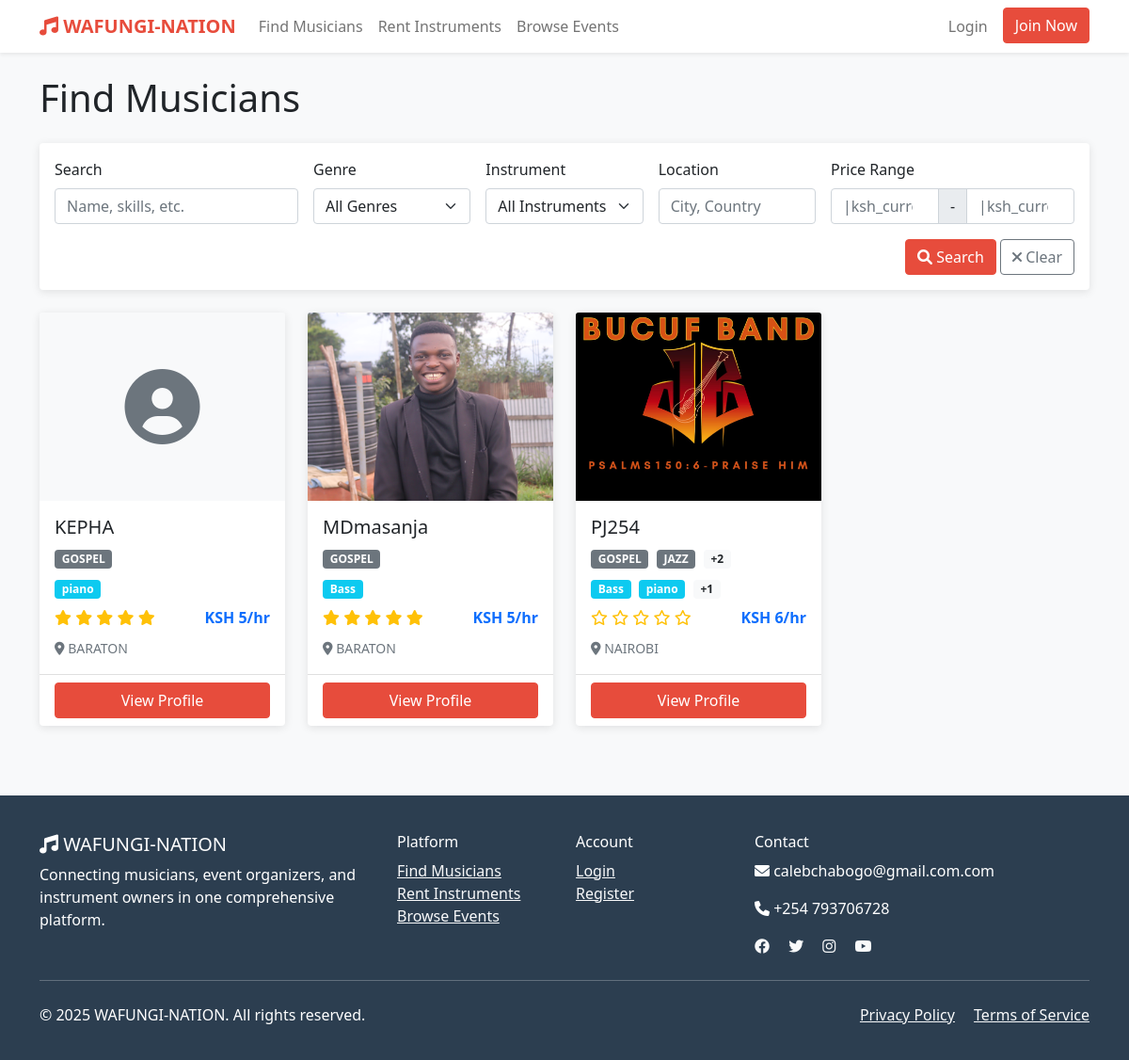
The page /musicians/ on the database as committed earlier.
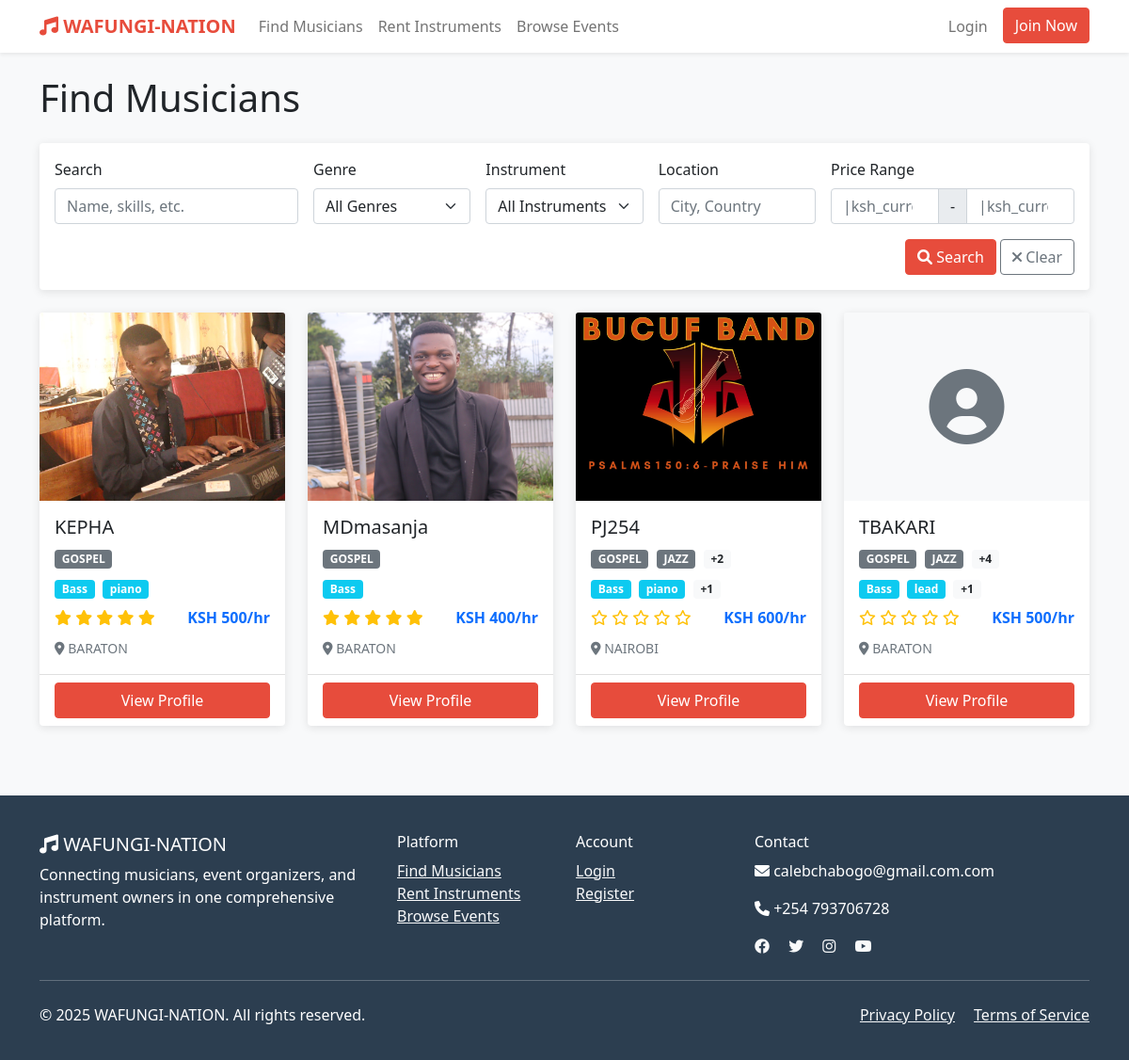
The same page on the database as committed later.
### wafungi/models.py (models this page shows, shortened)
class MusicianProfile(models.Model):
    user = models.OneToOneField(User, on_delete=models.CASCADE)
    stage_name = models.CharField(max_length=100, blank=True)
    genres = models.ManyToManyField(Genre)
    instruments = models.ManyToManyField(Instrument)
    experience_years = models.PositiveIntegerField(default=0)
    hourly_rate = models.DecimalField(max_digits=10, decimal_places=2, default=0)
    availability_status = models.BooleanField(default=True)
    portfolio_url = models.URLField(blank=True)
    sample_audio = models.FileField(upload_to='audio_samples/', blank=True, null=True)
    rating = models.DecimalField(max_digits=3, decimal_places=2, default=0.0)
    total_gigs = models.PositiveIntegerField(default=0)

class User(AbstractUser):
    USER_TYPES = (
        ('musician', 'Musician'),
        ('organizer', 'Event Organizer'),
        ('instrument_owner', 'Instrument Owner'),
        ('client', 'Client'),
    )
    user_type = models.CharField(max_length=20, choices=USER_TYPES)
    phone = models.CharField(max_length=15, blank=True)
    location = models.CharField(max_length=100, blank=True)
    profile_picture = models.ImageField(upload_to='profiles/', blank=True, null=True)
    bio = models.TextField(blank=True)
    is_verified = models.BooleanField(default=False)
    created_at = models.DateTimeField(auto_now_add=True)
    updated_at = models.DateTimeField(auto_now=True)

class Genre(models.Model):
    name = models.CharField(max_length=50, unique=True)
    description = models.TextField(blank=True)

class Instrument(models.Model):
    name = models.CharField(max_length=50, unique=True)
    category = models.CharField(max_length=50)

### wafungi/views.py (the view, shortened to what this page needs)
# urls.py: path('musicians/', views.search_musicians, name='search_musicians'),
def search_musicians(request):
    musicians = MusicianProfile.objects.filter(availability_status=True)
    query = request.GET.get('q')
    genre = request.GET.get('genre')
    instrument = request.GET.get('instrument')
    location = request.GET.get('location')
    min_rate = request.GET.get('min_rate')
    max_rate = request.GET.get('max_rate')
    if genre:
        musicians = musicians.filter(genres__id=genre)
    if instrument:
        musicians = musicians.filter(instruments__id=instrument)
    if location:
        musicians = musicians.filter(user__location__icontains=location)
    if min_rate:
        try:
            musicians = musicians.filter(hourly_rate__gte=float(min_rate))
        except (ValueError, TypeError):
            pass
    if max_rate:
        try:
            musicians = musicians.filter(hourly_rate__lte=float(max_rate))
        except (ValueError, TypeError):
            pass
    musicians = musicians.distinct().order_by('-rating', '-user__date_joined')
    paginator = Paginator(musicians, 12)
    page_number = request.GET.get('page')
    page_obj = paginator.get_page(page_number)
    context = {
        'page_obj': page_obj,
        'genres': Genre.objects.all(),
        'instruments': Instrument.objects.all(),
        'current_filters': {
            'q': query or '',
            'genre': genre or '',
            'instrument': instrument or '',
            'location': location or '',
            'min_rate': min_rate or '',
            'max_rate': max_rate or '',
        }
    }
    return render(request, 'wafungi/search_musicians.html', context)

### wafungi/templatetags/wafungi_filters.py (called while the page is built)
@register.filter
def ksh_currency(value):
    try:
        return f"KSH {float(value):,.0f}"
    except (ValueError, TypeError):
        return "KSH 0"

### templates/wafungi/search_musicians.html (shortened to what the changed rows need)
{% extends 'base.html' %}
{% load wafungi_filters %}
{% block content %}
<div class="container py-4">
    <div class="row">
        <div class="col-12">
            <h1 class="mb-4">Find Musicians</h1>
        </div>
    </div>
    <div class="row g-4">
        {% if page_obj %}
            {% for musician in page_obj %}
                <div class="col-md-4 col-lg-3">
                    <div class="card h-100 musician-card">
                        {% if musician.user.profile_picture %}
                            <img src="{{ musician.user.profile_picture.url }}" class="card-img-top" alt="{{ musician.stage_name }}">
                        {% else %}
                            <div class="card-img-top bg-light d-flex align-items-center justify-content-center" style="height: 200px;">
                                <i class="fas fa-user-circle fa-5x text-muted"></i>
                            </div>
                        {% endif %}
                        <div class="card-body">
                            <h5 class="card-title">{{ musician.stage_name|default:musician.user.get_full_name }}</h5>
                            <div class="mb-2">
                                {% for genre in musician.genres.all|slice:":2" %}
                                    <span class="badge bg-secondary me-1">{{ genre.name }}</span>
                                {% endfor %}
                                {% if musician.genres.count > 2 %}
                                    <span class="badge bg-light text-dark">+{{ musician.genres.count|add:"-2" }}</span>
                                {% endif %}
                            </div>
                            <div class="mb-2">
                                {% for instrument in musician.instruments.all|slice:":2" %}
                                    <span class="badge bg-info me-1">{{ instrument.name }}</span>
                                {% endfor %}
                                {% if musician.instruments.count > 2 %}
                                    <span class="badge bg-light text-dark">+{{ musician.instruments.count|add:"-2" }}</span>
                                {% endif %}
                            </div>
                            <div class="d-flex justify-content-between align-items-center">
                                <div class="rating">
                                    {% for i in "12345" %}
                                        {% if forloop.counter <= musician.rating %}
                                            <i class="fas fa-star"></i>
                                        {% else %}
                                            <i class="far fa-star"></i>
                                        {% endif %}
                                    {% endfor %}
                                </div>
                                <span class="fw-bold text-primary">{{ musician.hourly_rate|ksh_currency }}/hr</span>
                            </div>
                            <p class="card-text mt-2">
                                <small class="text-muted">
                                    <i class="fas fa-map-marker-alt"></i> {{ musician.user.location|default:"Location not specified" }}
                                </small>
                            </p>
                        </div>
                        <div class="card-footer bg-transparent">
                            <a href="{% url 'musician_detail' musician.id %}" class="btn btn-primary w-100">View Profile</a>
                        </div>
                    </div>
                </div>
            {% endfor %}
        {% else %}
            <div class="col-12 text-center py-5">
                <i class="fas fa-search fa-3x text-muted mb-3"></i>
                <h3>No musicians found</h3>
                <p class="text-muted">Try adjusting your search filters or check back later.</p>
            </div>
        {% endif %}
    </div>
</div>
{% endblock %}

Rows that differ between the two databases and show on the page:
changed MusicianProfile "KEPHA": user.profile_picture: picture added; gains Instrument (name "Bass"); hourly_rate|ksh_currency "KSH 5" → "KSH 500"
changed MusicianProfile "MDmasanja": hourly_rate|ksh_currency "KSH 5" → "KSH 400"
changed MusicianProfile "PJ254": hourly_rate|ksh_currency "KSH 6" → "KSH 600"
added MusicianProfile: stage_name "TBAKARI", genres.count|add "4", instruments.count|add "1", rating 0 (drawn), hourly_rate|ksh_currency "KSH 500", user.location "BARATON", Genre (name "GOSPEL"), Genre (name "JAZZ"), Instrument (name "Bass")
now on this page (row unchanged): Instrument: name "lead", shown under "TBAKARI"
